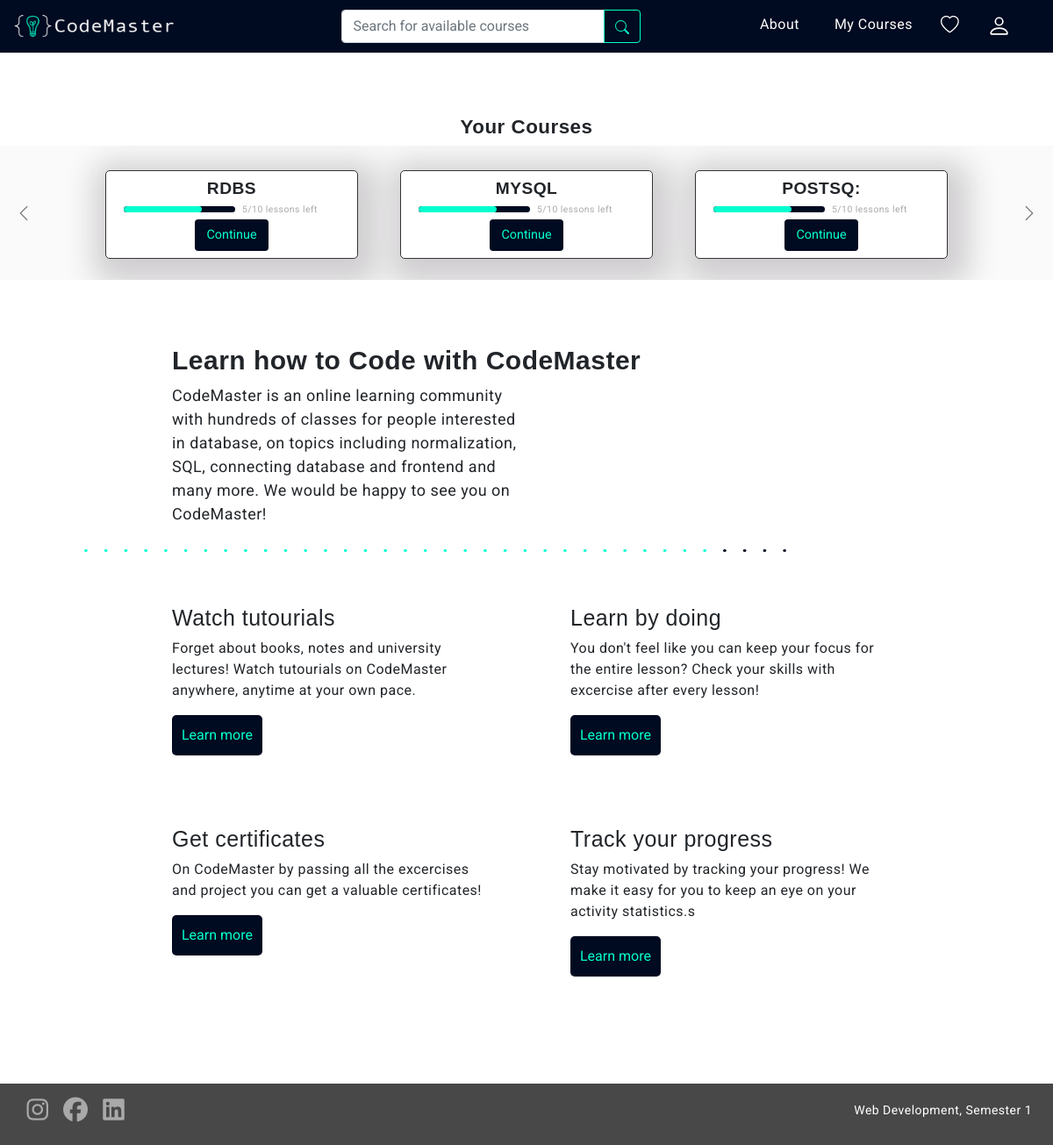
The app's page /profile.php, older data.
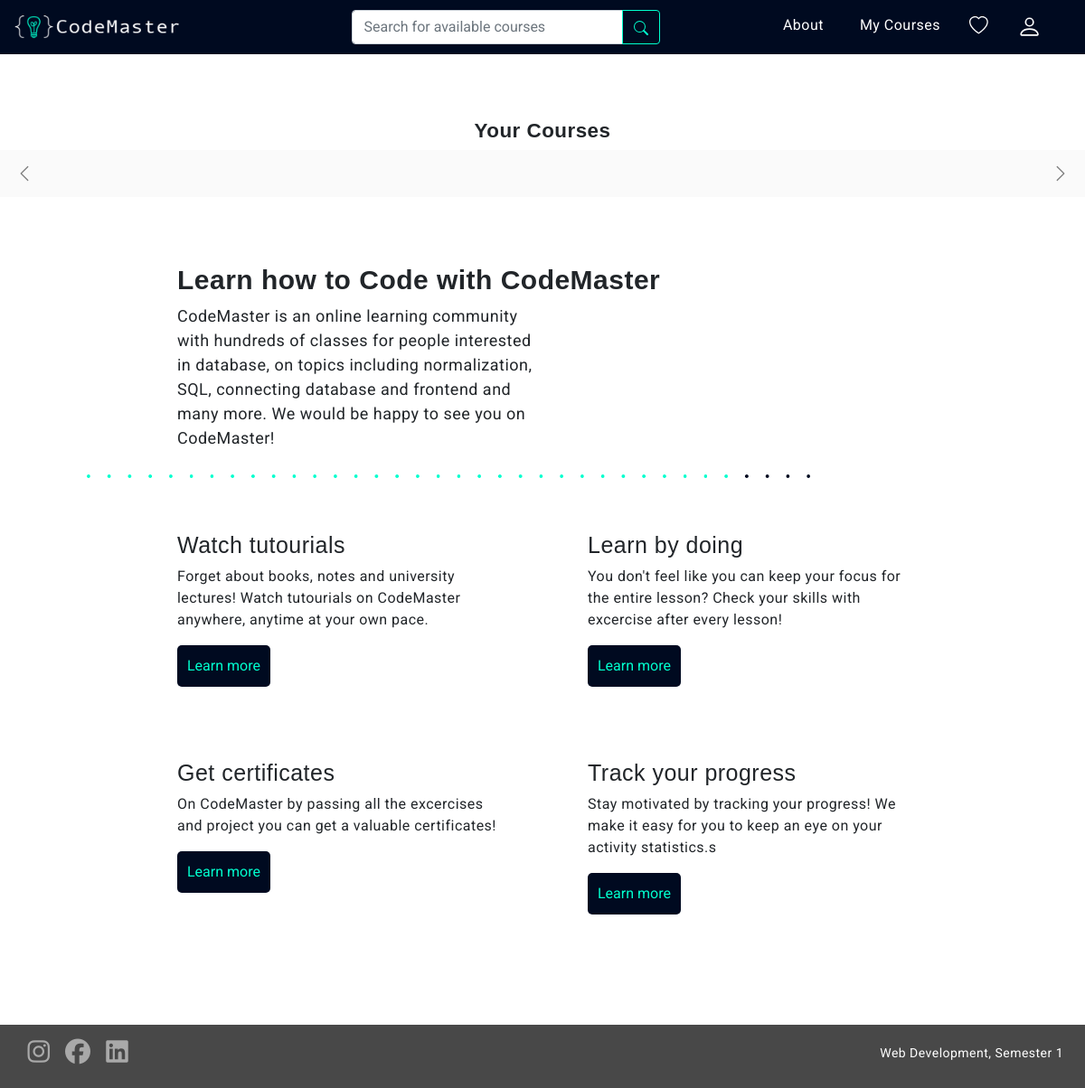
The same page, newer data.
### tables this page shows
CREATE TABLE `course` (
  `course_id` int(11) NOT NULL,
  `title` varchar(200) NOT NULL,
  `description` text NOT NULL,
  `user_id` int(11) NOT NULL
);

### profile.php (the view, shortened to what this page needs)
<?php
require_once('nav.php'); ?>
<main>
<div class="d-flex flex-column justify-content-between mt-6">
    <h1 class="text-center">Your Courses</h1>
<div id="carouselExampleInterval" class="carousel slide bgGr dn db-ns mb-4" data-ride="carousel" data-interval="false">
  <div class="carousel-inner">
    <div class="carousel-item active" data-interval="false">
      <div class="carousel-container d-flex flex-row justify-content-between mt-1 mr-6 ml-6 pt-4 pb-4">
        <?php
          $sql ="select * from course order by course_id limit 3";
          $courses = mysqli_query($con,$sql) or die("Error: " . mysqli_error($con));
          while($row = mysqli_fetch_array($courses)){
        ?>
        <div class="container1 d-flex flex-column justify-content-between d-block w-30 p-1 " style="width: 30%">
          <h1 class="text-center my-1 f4"><?= $row['title'] ?></h1>
              <div class="d-flex flex-row align-items-center">
                <div class="progress bg-darkblue mr-1 ml-3  w-50 " id="progressWi">
                    <div class="progress-bar " role="progressbar" aria-valuenow="70"
                    aria-valuemin="0" aria-valuemax="100" style="width:70%">
                    </div>
                </div>
                <div class="btnF1 ml-1  w-50">
                    5/10 lessons left
                </div>
            </div>
          <div class="text-center m-1">
            <button type="button" class="btn darkBtn bg-darkblue neon-green dib btnF">Continue</button>
          </div>
        </div>
          <?php } ?>
      </div>
    </div>
  </div>
  <a class="carousel-control-prev" href="#carouselExampleInterval" role="button" data-slide="prev">
    <span class="carousel-control-prev-icon" aria-hidden="true"></span>
  </a>
  <a class="carousel-control-next" href="#carouselExampleInterval" role="button" data-slide="next">
    <span class="carousel-control-next-icon" aria-hidden="true"></span>
  </a>
</div>
    <div id="aboutSection" class="spacing">
      <h1>
        Learn how to Code with CodeMaster
      </h1>
      <p id="aboutP">
        CodeMaster is an online learning community with hundreds of classes for
        people interested in database, on topics including normalization, SQL,
        connecting database and frontend and many more. We would be happy to see
        you on CodeMaster!
      </p>
      <img src="images/hor_line.png" alt="line" id="horLine" />
      <div id="aboutGrid">
        <div class="aboutElement">
          <h2>Watch tutourials</h2>
          <p>
            Forget about books, notes and university lectures! Watch tutourials
            on CodeMaster anywhere, anytime at your own pace.
          </p>
          <button class="btn darkBtn bg-darkblue neon-green">Learn more</button>
        </div>
        <div class="aboutElement">
          <h2>Learn by doing</h2>
          <p>
            You don't feel like you can keep your focus for the entire lesson?
            Check your skills with excercise after every lesson!
          </p>
          <button class="btn darkBtn bg-darkblue neon-green">Learn more</button>
        </div>
        <div class="aboutElement">
          <h2>Get certificates</h2>
          <p>
            On CodeMaster by passing all the excercises and project you can get
            a valuable certificates!
          </p>
          <button class="btn darkBtn bg-darkblue neon-green">Learn more</button>
        </div>
        <div class="aboutElement">
          <h2>Track your progress</h2>
          <p>
            Stay motivated by tracking your progress! We make it easy for you to
            keep an eye on your activity statistics.s
          </p>
          <button class="btn darkBtn bg-darkblue neon-green p-10">Learn more</button>
        </div>
      </div>
    </div>
  </main>
    <?php include_once('footer.php'); ?>
  </body>
</html>

Row changes from the older to the newer data that the page shows:
removed course: title "RDBS"
removed course: title "MYSQL"
removed course: title "POSTSQ:"
